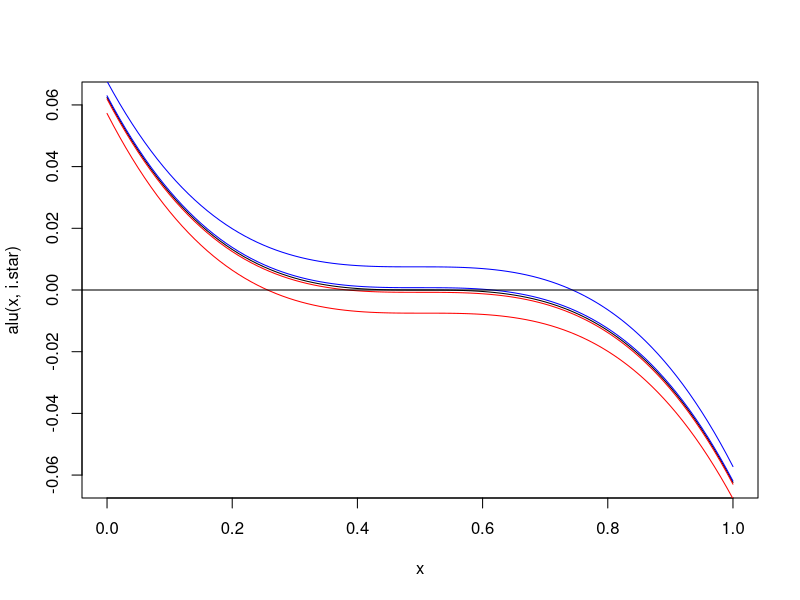
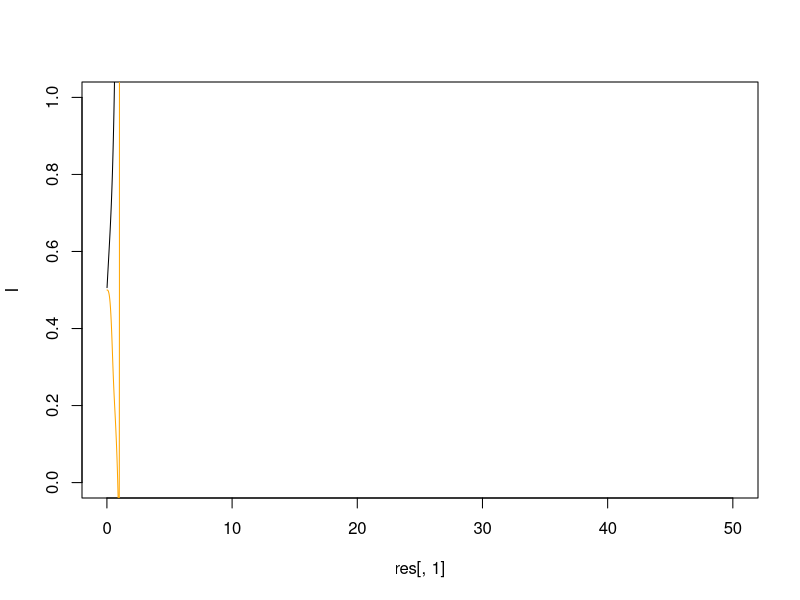

Recreate these plots in R, in order. (Note: this script raises an error after producing the figures.)
#
# SIRS model with reinforcement
#
# Aim:
# find a Hopf bifurcation
#
setwd("C:/Users/ge69fup/Documents/Uni/TUM/Mathe_B_Sc/SS_20/Bachelorarbeit/bachelorarbeit-repo/R_bachelorarbeit/Brexit")
#setwd("D:/Dokumente/Uni/TUM/Mathe_B_Sc/SS_20/Bachelorarbeit/bachelorarbeit-repo/R_bachelorarbeit");



# parameter
bbeta = 5    # contact rate
alpha = 0.45  # recovery rate
B     = 2    # birthrate - determines the time scale -- fixed.
theta1 = 1; # reinforcement parameter of vacc pro (x)
theta2 = theta1; # reinforcement parameter of vacc con (1-x)
n1     = 10;    # zealots pro vacc
n2     = 10;    # zealots contra vacc
a      = 0.1;    # influence I
Omega  = 0.0;    # influence vaccination opponent
c      = 200# 1;   # time scale reinforce


# we calibrate the system s.t. x=1/2 is a stat states
s.star = (B+alpha)/bbeta;
i.star = (1-0.5)*B/(n1 * alpha+B) - B/bbeta;
cat("i.star = ", i.star, "\n");


# adapt n1, n2 s.t. a*i+n1 = a*(1-i)+n2
# choose n1 minimal, s.t. we have a non-negative n2 (=0)
n1 = max(c(a*(1-2*i.star), 0));
n2 = a*(2*i.star-1)+n1;
n.star = a*i.star+n1
theta1 = (1-2*n.star)/(1+2*n.star);
theta2 = theta1;
cat("a = ", a, " n1 = ", n1, "n2 = ", n2, " n.star = ", n.star, 
    " theta.pich = ", (1-2*n.star)/(1+2*n.star), "\n"); 
if (n2<0){cat("!!!!!!!!!! n2<0 !!!!!!!!!!!!!!!!\n");}

#
#
theo.stat.point = c(s.star, i.star, 0.5);



#init
s = 0.8;
i = 0.2;
r = 0;
x = 0.20;
#x = 0.50;

state = c(s,i,x);   # no r-component
# rhs of ODE
rhs <- function(state){
  s = state[1]; 
  i = state[2]; 
  x = state[3];
  s1 = -bbeta*s*i+(1-x)*B-B*s;
  i1 = bbeta*s*i - alpha*i-B*i;
  x1 = -c*x*theta2*(1-x+n2+a*(1-i))/((x+n1+a*i)+theta2*(1-x+n2+a*(1-i)));
  x1 = x1+c*(1-x)*theta1*(x+n1+a*i)/(theta1*(x+n1+a*i)+(1-x+n2+a*(1-i)));
  return(c(s1,i1,x1));
}

alu <- function(x, i){
  return(
    -x*theta2*(1-x+n2+a*(1-i))/((x+n1+a*i)+theta2*(1-x+n2+a*(1-i)))
    +(1-x)*theta1*(x+n1+a*i)/(theta1*(x+n1+a*i)+(1-x+n2+a*(1-i)))
  );
}

curve(alu(x,i.star), from=0, to=1);
curve(alu(x,i.star+0.01), from=0, to=1, add=TRUE, col="blue");
curve(alu(x,i.star+0.1), from=0, to=1, add=TRUE, col="blue");
curve(alu(x,i.star-0.01), from=0, to=1, add=TRUE, col="red");
curve(alu(x,i.star-0.1), from=0, to=1, add=TRUE, col="red");
abline(h=0);

simul.plot<-function(horizont){
  # simulate
  res <<- numeric();
  
  h = 0.001; tt = 0; h = 0.01;
  #cat("init state: ", state);
  while(tt < horizont){
    #cat("rhs(state): ", rhs(state));
    state <<- state+h*rhs(state);
    #cat("new state: ", state);
    tt    = tt + h;
    res   <<- rbind(res, c(tt, state));
    #cat(tt, " ");
  }
  
  plot(res[,1], res[,2], t="l", ylab="I", ylim=c(0,1))
  #blue lines get plotted, but are only visible when you adjust ylim above to also show negative values, since res[,3] -> -Inf
  lines(res[,1], res[,3], t="l", col="blue")
  lines(res[,1], res[,4], t="l", col="orange")
}


my.tol = 1e-6;
max.iter = 500000;


# simulate to find a stat state
get.stat.state <- function(init.state){
  # forward simulation until max iter, 
  # or ||rhs|| <- my.tol
  
  my.tol2 = my.tol**2;
  my.state = init.state;
  h        = 0.01;
  for (i in 1:max.iter){
    loc.rhs = rhs(my.state);
    if (sum(loc.rhs**2)<my.tol2){
      return(my.state);
    }
    my.state = my.state+h*loc.rhs;
  }
  cat("# get.stat.state DID NOT CONVERGE!!!\n");
  cat("# ",loc.rhs, "\n");
  cat("# get.stat.state DID NOT CONVERGE!!!\n");
  
  return(my.state);
}


get.jacobian <- function(state){
  # compute jacobian of the vector fieeld at point "state"
  #     ( (f_1)_x, (f_2)_y, (f_3)_z )
  # J = ( (f_2)_x, (f_2)_y, (f_3)_z )
  #     ( (f_3)_x, (f_2)_y, (f_3)_z )
  J = matrix(NA, 3, 3);
  hh = 1e-3;
  
  rhsp  = rhs(state+c(hh,0,0));
  rhsm  = rhs(state+c(-hh,0,0));
  grad  = (rhsp-rhsm)/(2*hh);
  J[1,] = grad;
  rhsp  = rhs(state+c(0,hh,0));
  rhsm  = rhs(state+c(0,-hh,0));
  grad  = (rhsp-rhsm)/(2*hh);
  J[2,] = grad;
  rhsp  = rhs(state+c(0,0,hh));
  rhsm  = rhs(state+c(0,0,-hh));
  grad  = (rhsp-rhsm)/(2*hh);
  J[3,] = grad;
  
  return(J);
}






cat("theoretical stat point: ", theo.stat.point, "\n");
cat("r.h.s. = ", rhs(theo.stat.point), "\n");
J     = get.jacobian(theo.stat.point);
ev    = eigen(J);
cat("Eigenvals = ", ev$values, "\n");

state = theo.stat.point+c(0.01,0,0);


nnn = 15;
c.list = 0.3*(1:nnn)/nnn;
#c     = c.list[1];
#c=0.08


simul.plot(50); 

#izf <- izf



cat("######### start find stat sate #########\n");

for (i in 1:length(c.list)){
  c     = c.list[i];
  state = get.stat.state(state);
  J     = get.jacobian(state);
  ev    = eigen(J);
  cat(c, " / (s,i,x)", state ,"\n");
  cat(ev$values, "\n");
}



#plot(res[,1], res[,3], t="l", ylab="I", ylim=c(0,1))
#lines(res[,1], res[,5], t="l", col="blue")
